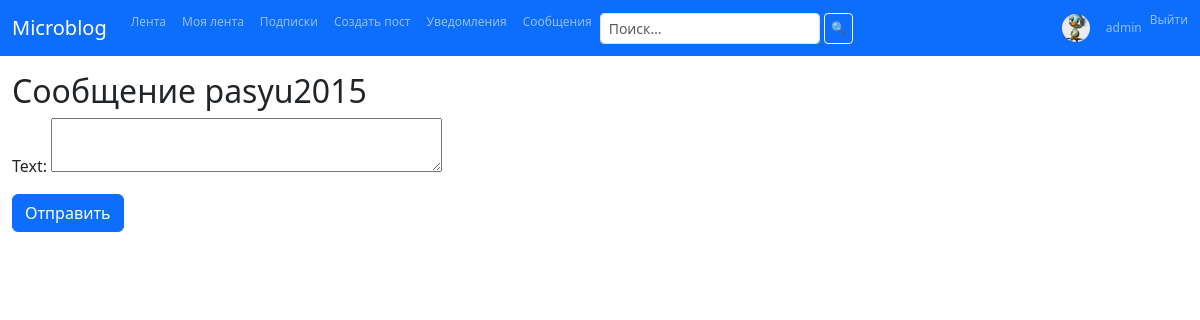
/messages/start/2/ (signed in), run on the app's committed database.
### apps/users/models.py (models this page shows, shortened)
class User(AbstractUser):
    email = models.EmailField(unique=True)
    avatar = models.ImageField(upload_to="avatars/", blank=True, null=True)
    date_from = models.DateField(null=True, blank=True, verbose_name='Показывать посты с даты')
    class Meta:
        verbose_name = "Пользователь"
        verbose_name_plural = "Пользователи"

### apps/messaging/views.py (the view, shortened to what this page needs)
# urls.py: path('start/<int:user_pk>/', views.StartDialogView.as_view(), name='start'),
class StartDialogView(LoginRequiredMixin, CreateView):
    model = Message
    form_class = MessageForm
    template_name = 'messaging/start.html'
    def dispatch(self, request, *args, **kwargs):
        self.partner = get_object_or_404(User, pk=kwargs['user_pk'])
        return super().dispatch(request, *args, **kwargs)
    def get_context_data(self, **kwargs):
        ctx = super().get_context_data(**kwargs)
        ctx['partner'] = self.partner
        return ctx

### apps/messaging/forms.py
class MessageForm(forms.ModelForm):
    class Meta:
        model = Message
        fields = ('text',)
    text = forms.CharField(widget=forms.Textarea(attrs={'rows': 2}))

### apps/messaging/templates/messaging/start.html (shortened to what this page needs)
{% extends 'base.html' %}
{% block content %}
<h2>Сообщение {{ partner.username }}</h2>
<form method="post">
  {{ form.as_p }}
  <button class="btn btn-primary">Отправить</button>
</form>
{% endblock %}

### templates/nav.html (shortened to what this page needs)
<nav class="navbar navbar-expand navbar-dark bg-primary">
  <div class="container-fluid">
    <div class="d-flex align-items-center w-100">
      <a class="navbar-brand" href="{% url 'blog:feed' %}">Microblog</a>
      <ul class="navbar-nav">
        <li class="nav-item">
          <a class="nav-link" href="{% url 'blog:feed' %}">Лента</a>
        </li>
        {% if user.is_authenticated %}
          <li class="nav-item">
            <a class="nav-link" href="{% url 'blog:my_feed' %}">Моя лента</a>
          </li>
          <li class="nav-item">
            <a class="nav-link" href="{% url 'subscriptions:feed' %}">Подписки</a>
          </li>
          <li class="nav-item">
            <a class="nav-link" href="{% url 'blog:create_post' %}">Создать пост</a>
          </li>
          <li class="nav-item">
            <a class="nav-link" href="{% url 'notifications:list' %}">
              Уведомления
            </a>
          </li>
          <li class="nav-item">
            <a class="nav-link" href="{% url 'messaging:dialogs' %}">Сообщения</a>
          </li>
          <form class="d-flex" method="get" action="{% url 'search:index' %}">
            <input class="form-control form-control-sm me-1" type="search" name="q" placeholder="Поиск…">
            <button class="btn btn-sm btn-outline-light">🔍</button>
          </form>
        {% endif %}
      </ul>
      <ul class="navbar-nav ms-auto">
        {% if user.is_authenticated %}
          <li class="nav-item d-flex align-items-center">
            {% if user.avatar %}
              <img src="{{ user.avatar.url }}" alt="{{ user.username }}" class="rounded-circle me-2"
                  style="width: 28px; height: 28px; object-fit: cover;">
            {% endif %}
            <a class="nav-link" href="{% url 'users:profile' pk=user.pk }}">{{ user.username }}</a>
          </li>
          <li class="nav-item">
            <form method="post" action="{% url 'logout' %}" class="d-inline">
              <button type="submit" class="btn btn-link nav-link p-0 m-0 align-baseline border-0 bg-transparent">Выйти</button>
            </form>
          </li>
        {% endif %}
      </ul>
    </div>
  </div>
</nav>

### static/css/custom.css (style rules this page uses)
:root { --bs-body-bg: #f8f9fa; --bs-border-radius: .5rem; }
body { font-family: system-ui, sans-serif; }

### templates/nav.html (style rules this page uses)
.navbar-nav .btn, .navbar-nav .nav-link { font-size: 0.75rem; padding: 0.2rem 0.4rem; line-height: 1; }

### data on the page
User: avatar (picture), username "admin"
User: username "pasyu2015"
